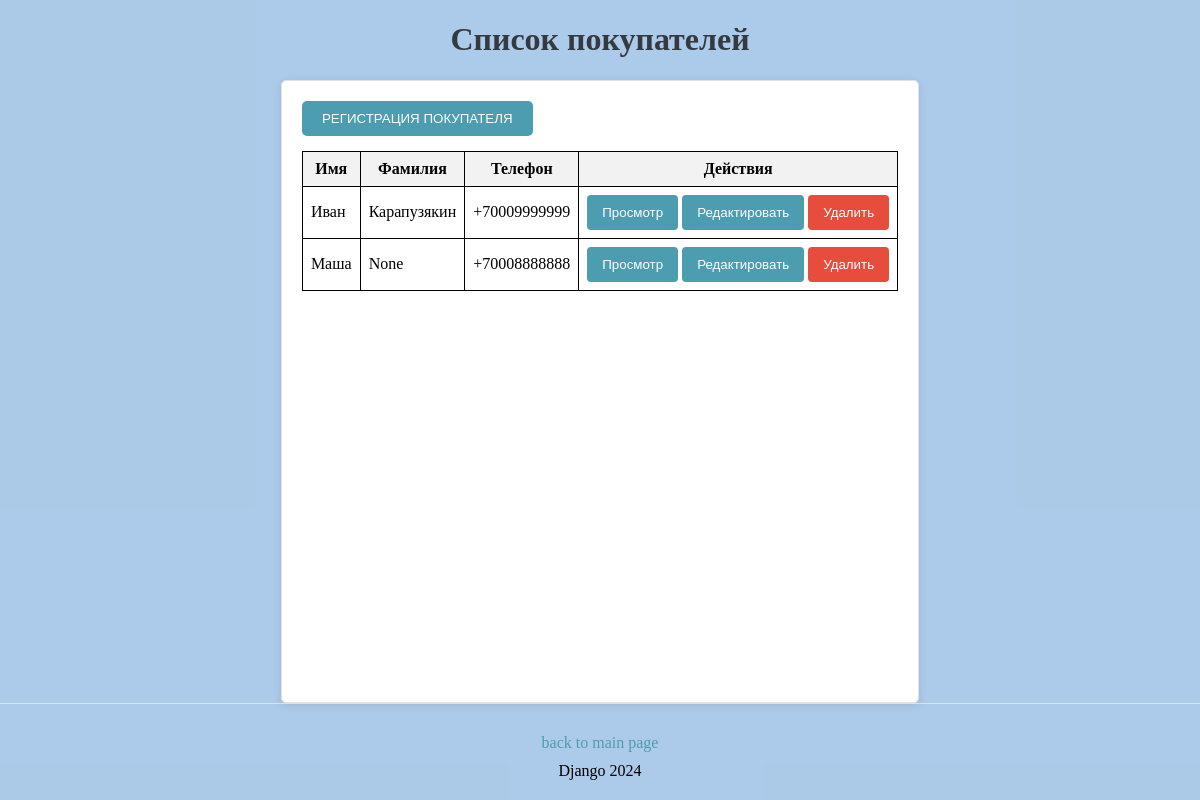
The app's page /buyers/ with its own data.
### buyers/models.py (models this page shows, shortened)
class Buyer(AbstractBaseUser, PermissionsMixin):
    first_name = models.CharField(max_length=255)
    last_name = models.CharField(max_length=255, blank=True, null=True)
    date_of_birth = models.DateField(blank=True, null=True)
    special_notes = models.TextField(blank=True, null=True)
    phone_number = models.CharField(
        max_length=12, unique=True,
        validators=[
            RegexValidator(
                regex=r'^\+7\d{10}$',
                message="Введите корректный номер телефона (например, +79991234567)."
            )
        ]
    )
    password = models.CharField(max_length=128)
    email = models.EmailField(unique=True, blank=True, null=True)
    addresses = models.ManyToManyField(Address, related_name="buyers",
                                       blank=True)
    is_active = models.BooleanField(default=True)
    is_staff = models.BooleanField(default=False)
    groups = models.ManyToManyField(
        Group,
        related_name='buyer_set',  # Указываем уникальное имя для связи
        blank=True
    )
    user_permissions = models.ManyToManyField(
        Permission,
        related_name='buyer_permissions',  # Указываем уникальное имя для связи
        blank=True
    )
    objects = BuyerManager()  # Обеспечьте, что BuyerManager настроен правильно для модели пользователя
    USERNAME_FIELD = 'phone_number'
    REQUIRED_FIELDS = []

### buyers/views.py (the view)
# urls.py: path('', buyer_list, name='buyer_list'),
def buyer_list(request):
    buyers = Buyer.objects.all()
    return render(request, 'buyers/buyer_list.html', {'buyers': buyers})

### templates/buyers/buyer_list.html (shortened to what this page needs)
{% load static %}
<!DOCTYPE html>
<html lang="en">
<head>
    <link rel="stylesheet" href="{% static 'buyer/buyer.css' %}">
    <link rel="stylesheet" href="{% static 'other/other.css' %}">
</head>
<body>
<h1>Список покупателей</h1>
<div class="form-container">
<form action="{% url 'buyers:buyer_create' %}" method="GET"
      style="display:inline;">
    <button type="submit" class="create-buyer-button">Регистрация покупателя
    </button>
</form>
<div class="main-content">
    <table>
        <thead>
        <tr>
            <th>Имя</th>
            <th>Фамилия</th>
            <th>Телефон</th>
            <th>Действия</th>
        </tr>
        </thead>
        <tbody>
        {% for buyer in buyers %}
            <tr>
                <td>{{ buyer.first_name }}</td>
                <td>{{ buyer.last_name }}</td>
                <td>{{ buyer.phone_number }}</td>
                <td class="button-group">
                    <form action="{% url 'buyers:buyer_detail' buyer.id %}"
                          method="GET"
                          style="display:inline;">
                        <button type="submit" class="button">Просмотр
                        </button>
                    </form>
                    <form action="{% url 'buyers:buyer_update' buyer.id %}"
                          method="GET"
                          style="display:inline;">
                        <button type="submit"
                                class="button">Редактировать
                        </button>
                    </form>
                    <form action="{% url 'buyers:buyer_delete' buyer.id %}"
                          method="GET"
                          style="display:inline;">
                        <button type="submit"
                                class="delete-button">Удалить
                        </button>
                    </form>
                </td>
            </tr>
        {% empty %}
            <tr>
                <td colspan="4">Покупатели отсутствуют.</td>
            </tr>
        {% endfor %}
        </tbody>
    </table>
</div>
</div>
<footer>
    <a href="{% url 'main' %}" class="footer-button">back to main page</a>
    <p>Django 2024</p>
</footer>
</body>
</html>

### static/buyer/buyer.css (style rules this page uses)
html, body { height: 100%; margin: 0; background-color: rgba(129, 175, 221, 0.42); display: flex; flex-direction: column; }
table, th, td { border: 1px solid black; border-collapse: collapse; padding: 8px; }
th { background-color: #f2f2f2; }
.main-content { flex-grow: 1; padding-bottom: 60px; overflow: auto; }
.form-container { flex: 1; max-width: 1000px; margin: 0 auto; padding: 20px; background-color: #ffffff; border: 1px solid #dee2e6; border-radius: 5px; box-shadow: 0 2px 10px rgba(0, 0, 0, 0.1); }
form { display: grid; gap: 20px; }
div { margin-bottom: 1px; }
h1, h3 { text-align: center; color: #343a40; }
.create-buyer-button { padding: 10px 20px; margin-bottom: 15px; background-color: #4c9daf; color: white; border: none; border-radius: 5px; cursor: pointer; text-transform: uppercase; }
button { background-color: #4c9daf; color: white; padding: 10px 15px; border: none; border-radius: 4px; cursor: pointer; }
.delete-button { background-color: #e74c3c; color: white; padding: 10px 15px; border: none; border-radius: 4px; cursor: pointer; }

### static/other/other.css (style rules this page uses)
footer { display: flex; flex-direction: column; justify-content: center; align-items: center; width: 100%; text-align: center; padding: 20px 0; background-color: transparent; border-top: 1px solid #dee2e6; margin-top: auto; }
footer p { margin: 0; padding: 0; }
.footer-button { color: #4c9daf; background-color: transparent; padding: 10px 20px; text-decoration: none; border-radius: 5px; font-size: 16px; }

### records on screen
Buyer: first_name "Иван", last_name "Карапузякин", phone_number "+70009999999"
Buyer: first_name "Маша", last_name "None", phone_number "+70008888888"
